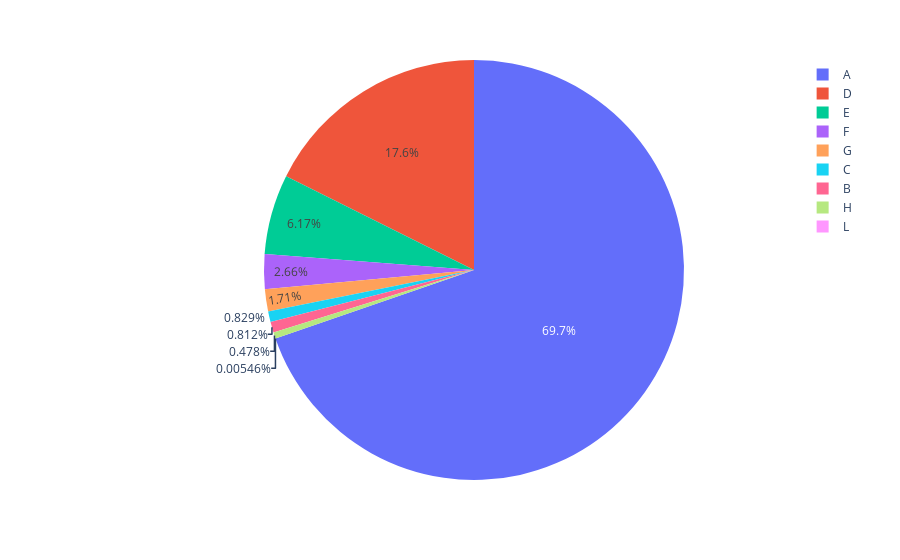

The code cell stored with this chart in its notebook:
### Code cell
# Create pie chart
fig = px.pie(reserved_room_pd, values="count", names="reserved_room_type")
fig.show()

### Figure 1 — Plotly figure (JSON) as saved in the notebook; plotly's stock layout.template omitted (floating-point values rounded to 4 significant figures)
{"data": [{"domain": {"x": [0, 1], "y": [0, 1]}, "hovertemplate": "reserved_room_type=%{label}<br>count=%{value}<extra></extra>", "labels": ["L", "H", "B", "C", "G", "F", "E", "D", "A"], "legendgroup": "", "name": "", "showlegend": true, "type": "pie", "values": [4, 350, 595, 607, 1250, 1949, 4517, 12912, 51069]}], "layout": {"legend": {"tracegroupgap": 0}, "margin": {"t": 60}}}
